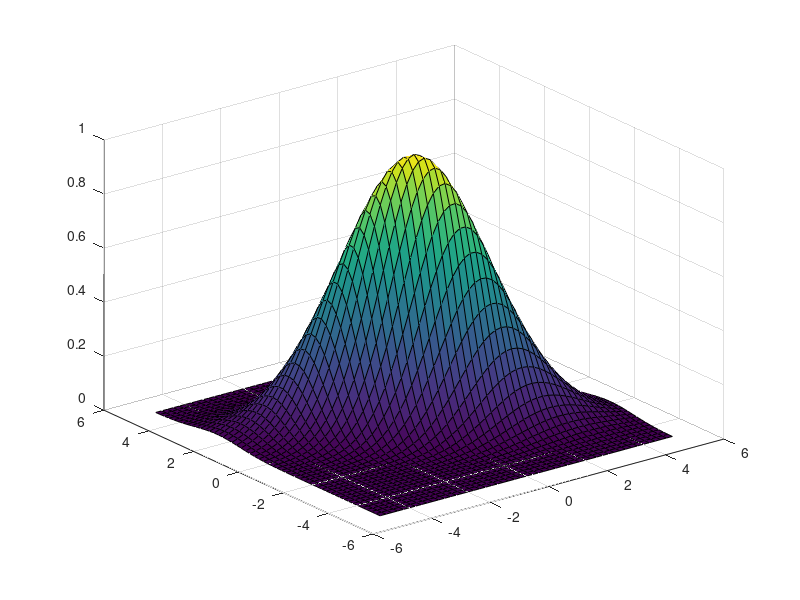

Write MATLAB code to recreate this figure.
clear all
%% log
% u = 0.9:0.000001:1.6; 
% u = u';
% l1 = log(u(:,1)-0.9) + log((-u(:,1)+1.6));
% l = 1/-10000*l1;
% plot(u(:,1), l)

%% rbf
figure
d = -5:0.2:5;
width = 1;
[X,Y] = meshgrid(d,d);
% r = exp(-0.5*width*(d.^2));
% E = eye(2);
E = [0.5,0.9;0,1];
for i = 1:size(X,1)
    for j = 1:size(X,2)
        D = [X(i,j);Y(i,j)];
        r(i,j) = exp(-0.5*width*D'*E*D);
    end
end
% plot(d,r)
surf(X,Y,r)


%% soft relu
% figure
% x = -10:0.1:10;
% y = log(1+exp(x));
% plot(x,y)
% hold on
% der = 1./(1+exp(-x));
% plot(x,der)